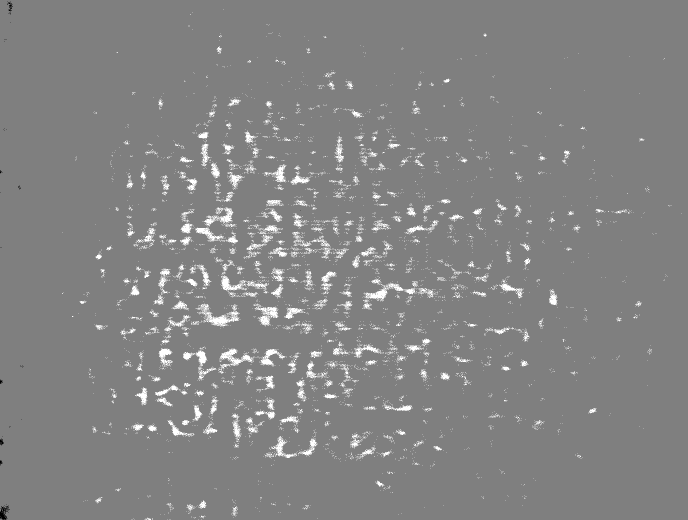
#> input picture individual_developers/jackson/doubleExposure/DE-9.55us-00003.tif, 1376 x 1040 px, found by its file name (shown at 1/2 size); its folder holds 4 pictures in this run
$ python doubleExposureTest.py
#> lines starting #> are read from the running program, lines starting #| are printed output that depends on the picture
import cv2
import numpy as np
from scipy import fftpack
import matplotlib.pyplot as plt

# [31 lines left out: functions cropImage, fourierFilter, not called in this run]


def meanIntensity(image):
    Z = np.concatenate(np.float32(image.reshape((-1,1))))
    return np.mean(Z)

# [13 lines left out: function histogram, not called in this run]


def normalize():
    '''
    Normalize all images using one reference point
    '''

    #Replace this code with our database framework

    location = 'individual_developers/jackson/doubleExposure/DE-9.55us-0'
    start = 3
    stop = 12
    output = 'individual_developers/jackson/doubleExposure/Fourier/'
    cropTop = 100
    background_frames = 6
    removeBackground = 1
    backgroundSection = [0,50,0,50]
    floatBoolean = 1
    fourier = 0
    alpha = (1.08475576*10**(-5))*(250*10**(-3)) / (808.572*10**(-6))

    '''
    with open('input.json') as f:
    data = json.load(f)

    #normalize one directory at a time
    location = data["img_dir"] + data["common_name"]

    #which images in the directory do we want to normalize?
    start = data["norm_imgs"][0]
    stop = data["norm_imgs"][1]

    #do we want to save the rescaled images
    write = 1 #1 to save rescaled images, 0 to not save them
    output = data["normalized_img_dir"]

    #number of frames to average when calculating the background,
    #you can change this for each set of spray images
    background_frames = data["nframes"]
    '''

    #calculate background
    imgs = []
    for n in range(start,background_frames+1):

        if n<10:
            num = "000"+str(n)
        else:
            num = "00"+str(n)

        img = cv2.imread(location+num+".tif", -1) #if we don't set -1 it will read as 8 bit
#> img is the input picture: shape (1040, 1376) uint16; min 221, max 633, mean 435.4

        #img = cropImage(img,cropTop=cropTop)

        if fourier:
            img = fourierFilter(img, alpha)

        imgs.append(img)
#> pass 2 of the loop in normalize, `for n in range(start,background_frames+1):`:
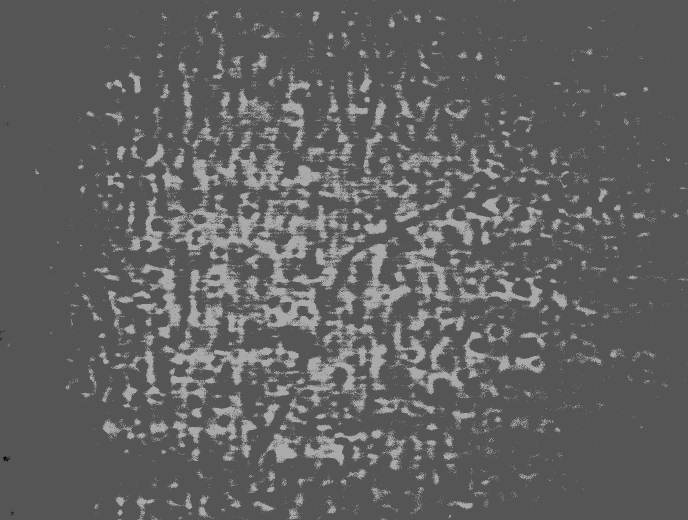
#> input picture individual_developers/jackson/doubleExposure/DE-9.55us-00004.tif, 1376 x 1040 px, found by its file name (shown at 1/2 size)
#> in normalize, img is the input picture: shape (1040, 1376) uint16; min 232, max 922, mean 462.8
#> pass 3 of the loop in normalize, `for n in range(start,background_frames+1):`:
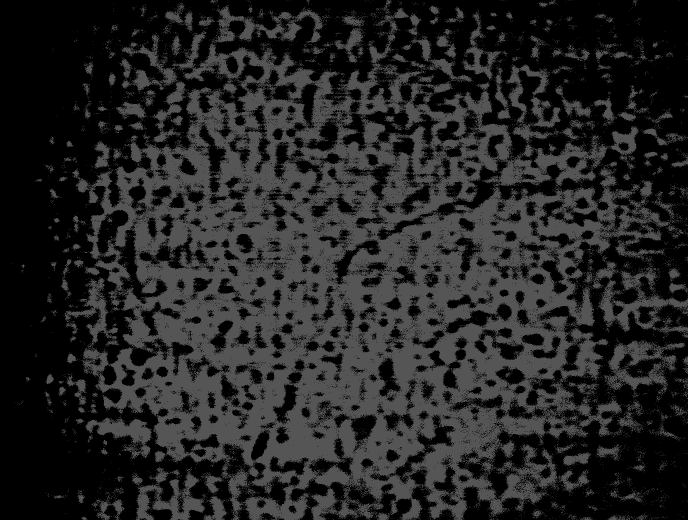
#> input picture individual_developers/jackson/doubleExposure/DE-9.55us-00005.tif, 1376 x 1040 px, found by its file name (shown at 1/2 size)
#> in normalize, img is the input picture: shape (1040, 1376) uint16; min 266, max 1113, mean 498.7
#> the loop made 4 passes; the first 3 are shown

    bg = np.mean(imgs,axis=0)
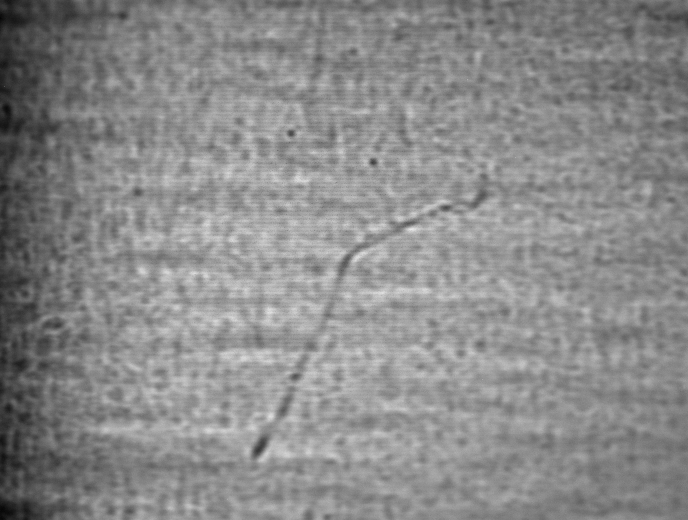
#> bg: shape (1040, 1376) float64 (shown at 1/2 size); min 275.8, max 631.2, mean 468.3; drawn with min black and max white

    #subtract the background from each images,
    #then calculate the overall max/min pixel values.
    #These max/min values must be consistent across all sets of images we want to analyze!
    #Need to keep this in mind when normalizing multiple directories
    imgs_norm = []
    max_pixel = -1
    min_pixel = np.inf

    print("Subtracting background...")

    for n in range(start, stop+1):

        if n<10:
            num = "000"+str(n)
        elif n<100:
            num = "00"+str(n)
        else:
            num = "0"+str(n)

        img = cv2.imread(location+num+".tif",-1)

        #img = cropImage(img,cropTop=cropTop)

        if fourier:
            img = fourierFilter(img, alpha)

        if removeBackground:
            img_norm = img/bg
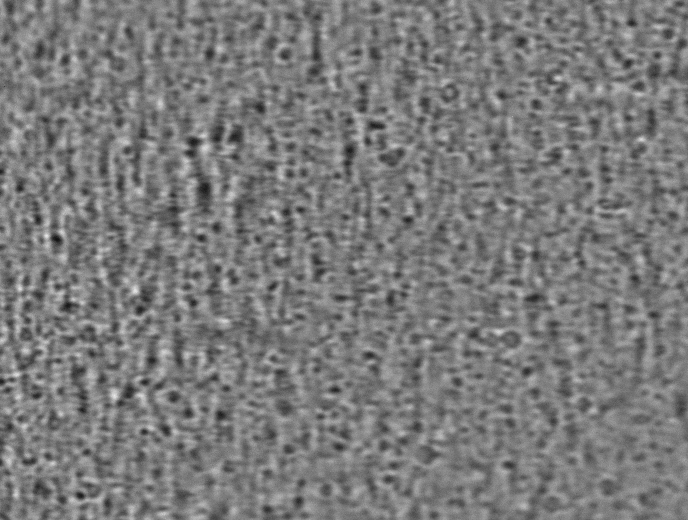
#> img_norm: shape (1040, 1376) float64 (shown at 1/2 size); min 0.634, max 1.25, mean 0.93; drawn with min black and max white
            #subtract background to bring background to 1
            #second_bg = np.mean(np.mean(img_nobg[backgroundSection[0]:backgroundSection[1], \
            #                    backgroundSection[2]:backgroundSection[3]]))
            #img_norm = img_nobg/second_bg
        else:
            img_norm = img

        img_max = img_norm.max()
        img_min = img_norm.min()

        if img_max>max_pixel:
            max_pixel = img_max
        if img_min<min_pixel:
            min_pixel = img_min

        imgs_norm.append(img_norm)
#> pass 2 of the loop in normalize, `for n in range(start, stop+1):`:
#> in normalize, `img_norm = img/bg`:
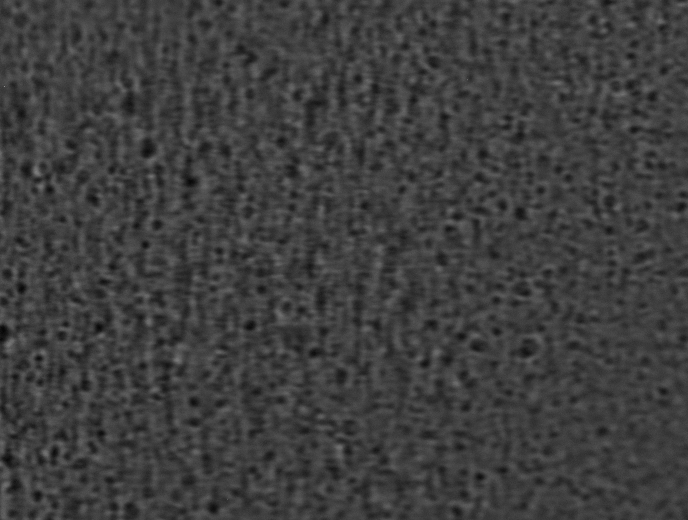
#> img_norm: shape (1040, 1376) float64 (shown at 1/2 size); min 0.695, max 1.89, mean 0.988; drawn with min black and max white
#> pass 3 of the loop in normalize, `for n in range(start, stop+1):`:
#> in normalize, `img_norm = img/bg`:
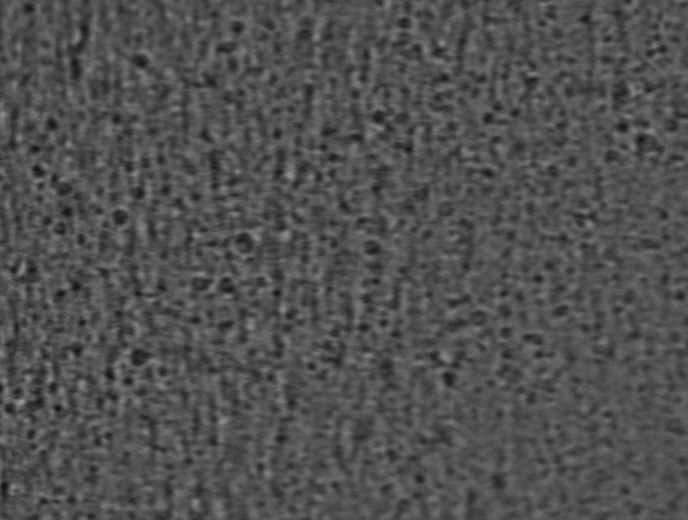
#> img_norm: shape (1040, 1376) float64 (shown at 1/2 size); min 0.74, max 1.76, mean 1.06; drawn with min black and max white
#> the loop made 5 passes; the first 3 are shown

    #now rescale each image to 8-bit range
    #pixel values will still be stored as floats
    imgs_rescaled = []
    img_intensities = []
    bg_intensities = []

    print("Rescaling images...")
    if floatBoolean:

        i=0
        for img in imgs_norm:
            img_rescaled = 1.0*((img-min_pixel)/(max_pixel-min_pixel))
            #imgs_rescaled.append(img_rescaled.astype('32float'))
            i += 1
            if i==3:
                img_ft = fftpack.fft2(img_rescaled)
                plt.close()
                fig, axes = plt.subplots(1, 2)
                axes[0].semilogy(np.arange(len(img_ft[500])),np.abs(img_ft[500]),label="Row 500")
                axes[0].semilogy(np.arange(len(img_ft[501])),np.abs(img_ft[501]),label="Row 501")
                axes[0].set_xlabel("Spatial Frequency")
                axes[0].legend()
                axes[0].set_title("Row Magnitude")
                axes[1].semilogy(np.arange(len(img_ft[:,500])),np.abs(img_ft[:,500]),label="Column 500")
                axes[1].semilogy(np.arange(len(img_ft[:,501])),np.abs(img_ft[:,501]),label="Column 501")
                axes[1].set_title("Column Magnitude")
                axes[1].set_xlabel("Spatial Frequency")
                axes[1].legend()
                plt.tight_layout()
                plt.show()

        #write images -- this will automatically convert all values to uint8
        #for i in range(len(imgs_rescaled)):
        #    cv2.imwrite(output+str(i)+".tif",imgs_rescaled[i])
    else:
        #Convert back to 16-bit after the background removal
        #Does nothing if the background is not removed
        for img in imgs_norm:
            img_rescaled = (2**16)*((img-min_pixel)/(max_pixel-min_pixel))
            imgs_rescaled.append(img_rescaled.astype('uint16'))

        for i in range(len(imgs_rescaled)):
            img_intensities.append(meanIntensity(imgs_rescaled[i]).astype("32float")[0])
            #bg_intensities.append(meanIntensity(imgs_rescaled[i][backgroundSection[0]:backgroundSection[1], \
            #                    backgroundSection[2]:backgroundSection[3]]).astype("32float")[0])
            #if i == 120:
                #histogram(imgs_rescaled[i],False,str(i))
                #cv2.imwrite(output+str(i)+"bg"+str(backgroundSection[1])+".tif",imgs_rescaled[i])


        '''
        fig, axs = plt.subplots(1, 1)
        axs.plot(np.arange(0,399), np.array(bg_intensities))
        axs.set_title("Background Intensities : " + str(backgroundSection))
        axs.set_xlabel("mean: " + str(round(np.mean(np.array(bg_intensities)), 3)) + ", st dev: " + str(round(np.std(np.array(bg_intensities)), 3)))
        plt.show()
        print(str(np.mean(np.array(img_intensities))) + " , " + str(np.std(np.array(img_intensities))))
        '''

#> (the run stopped early here; a loop or call above may not have finished)
